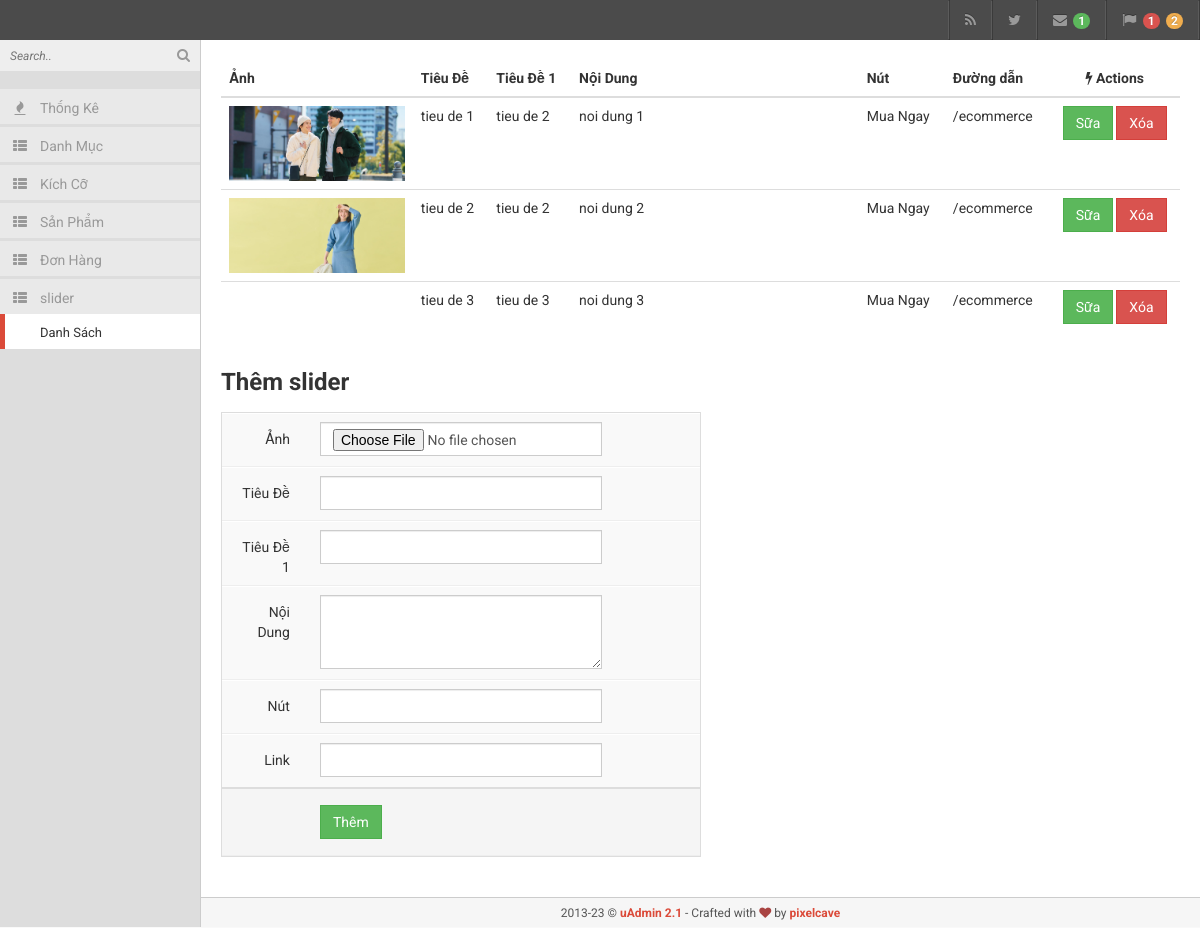
/ecommerce/admin.php?page=slider_list, run on the app's committed database.
### tables this page shows
CREATE TABLE `slider` (
  `id` int(11) NOT NULL,
  `image` varchar(255) DEFAULT NULL,
  `title` varchar(50) DEFAULT NULL,
  `title1` varchar(100) DEFAULT NULL,
  `content` varchar(255) NOT NULL,
  `button` varchar(100) DEFAULT NULL,
  `link` varchar(255) DEFAULT NULL
);

### ecommerce/business/slider.php (called while the page is built, shortened)
<?php
require_once __DIR__ . '/database.php';
class Slider extends Database
{
    public $table = "slider";
    public function init()
    {
        $sliders = $this->slider_get_all();
    }
    public function slider_get_all()
    {
        $sql = "SELECT * FROM $this->table";
        return $this->pdo_query($sql);
    }
}
$slider = new Slider();
$slider->init();

### ecommerce/business/database.php (called while the page is built, shortened)
<?php
require_once __DIR__ . "/../config.php";
class Database
{
    protected $conn;
    public function __construct()
    {
        $DATABASE_NAME = DATABASE_NAME;
        $dburl = "mysql:host=localhost;dbname=$DATABASE_NAME;charset=utf8";
        $username = DATABASE_USER_NAME;
        $password = DATABASE_PASSWORD;
        $this->conn = new PDO($dburl, $username, $password);
        $this->conn->setAttribute(PDO::ATTR_ERRMODE, PDO::ERRMODE_EXCEPTION);
    }
    public function pdo_query($sql)
    {
        $sql_args = array_slice(func_get_args(), 1);
        try {
            $stmt = $this->conn->prepare($sql);
            $stmt->execute($sql_args);
            $rows = $stmt->fetchAll(PDO::FETCH_ASSOC);
            return $rows;
        } catch (PDOException $e) {
            throw $e;
        }
    }
}

### ecommerce/admin.php (called while the page is built, shortened)
<?php
include_once "config.php";
$page = isset($_GET['page']) ? $_GET['page'] : "";
switch ($page) {
    case "slider_list":
        require_once "business/slider.php";
        $slider = new Slider();
        $slider->init();
        break;
}
include_once "admin/layout.php";

### ecommerce/config.php (called while the page is built, shortened)
<?php
$ROOT_URL = "/ecommerce";

### ecommerce/admin/view/slider/slider_list.php (the view, shortened to what this page needs)
<?php if (count($sliders) !== 0) : ?>
    <table class="table">
        <thead>
            <tr>
                <th style="width: 20%;" class="hidden-xs hidden-sm">Ảnh</th>
                <th class="hidden-xs hidden-sm">Tiêu Đề</th>
                <th class="hidden-xs hidden-sm">Tiêu Đề 1</th>
                <th style="width:30%" class="hidden-xs hidden-sm">Nội Dung</th>
                <th class="hidden-xs hidden-sm">Nút</th>
                <th class="hidden-xs hidden-sm">Đường dẫn</th>
                <th class="text-center"><i class="fa fa-bolt"></i> Actions</th>
            </tr>
        </thead>
        <tbody>
            <?php foreach ($sliders as $slider) : extract($slider); ?>
                <tr id="<?php echo $id ?>">
                    <td class="hidden-xs hidden-sm image">
                        <img style="width:100%;height:auto" src="<?php echo "$ROOT_URL/content/images/slider/$image" ?>" alt="">
                    </td>
                    <td class="title"><?php echo $title ?></td>
                    <td class="title1"><?php echo $title1 ?></td>
                    <td class="content"><?php echo $content ?></td>
                    <td class="button"><?php echo $button ?></td>
                    <td class="link"><?php echo $link ?></td>
                    <td class="text-center">
                        <div class="btn-group">
                            <button data-id="<?php echo $id ?>" data-image="<?php echo $image ?>" class="btn btn-success edit">Sữa</button>
                            <button data-id="<?php echo $id ?>" data-image="<?php echo $image ?>" class="btn btn-danger delete" style="margin-left:3px">Xóa</button>
                        </div>
                    </td>
                </tr>
            <?php endforeach; ?>
        </tbody>
    </table>
<?php else : ?>
    <h1>Không có slider !</h1>
<?php endif; ?>
<h3 style="margin-top:30px">Thêm slider</h3>
<form id="form" style="width:50%" action="#" method="post" enctype="multipart/form-data" class="form-horizontal form-box" onsubmit="return false;">
    <div class="form-box-content">
        <div class="form-group">
            <label class="control-label col-md-2">Ảnh</label>
            <div class="col-md-8">
                <input type="file" name="image" class="form-control">
            </div>
        </div>
        <div class="form-group">
            <label class="control-label col-md-2">Tiêu Đề</label>
            <div class="col-md-8">
                <input type="text" name="title" class="form-control">
            </div>
        </div>
        <div class="form-group">
            <label class="control-label col-md-2">Tiêu Đề 1</label>
            <div class="col-md-8">
                <input type="text" name="title1" class="form-control">
            </div>
        </div>
        <div class="form-group">
            <label class="control-label col-md-2">Nội Dung</label>
            <div class="col-md-8">
                <textarea name="content" class="form-control" rows="3"></textarea>
            </div>
        </div>
        <div class="form-group">
            <label class="control-label col-md-2">Nút</label>
            <div class="col-md-8">
                <input type="text" name="button" class="form-control">
            </div>
        </div>
        <div class="form-group">
            <label class="control-label col-md-2">Link</label>
            <div class="col-md-8">
                <input type="text" name="link" class="form-control">
            </div>
        </div>
        <div class="form-group form-actions">
            <div class="col-md-10 col-md-offset-2">
                <input id="add_slider_btn" type="submit" class="btn btn-success" value="Thêm">
            </div>
        </div>
    </div>
</form>

### ecommerce/admin/css/main.css (style rules this page uses)
body { background-color: #f9f9f9; color: #333; font-family: Roboto, "Helvetica Neue", Helvetica, Arial, sans-serif; }
h1, h2, h3, h4, h5, h6 { font-family: Roboto, "Helvetica Neue", Helvetica, Arial, sans-serif; font-weight: bold; line-height: 20px; }
h1, h2, h3 { line-height: 40px; }
.text-center { text-align: center !important; }
input, button, select, textarea { font-family: Roboto, "Helvetica Neue", Helvetica, Arial, sans-serif; }
.form-control { -webkit-transition: none; transition: none; }
.form-control { margin: 0 0 2px; }
.control-label { font-weight: normal; }
.form-box { border: 1px solid #ddd; margin-bottom: 20px; background-color: #f9f9f9; }
.form-box-content { padding: 0 15px; }
.form-box .form-group { margin: 0 -15px; padding: 8px 5px; border-top: 1px solid #fff; border-bottom: 1px solid #eee; }
.form-box .form-actions { padding-top: 16px; padding-bottom: 16px; margin-top: -1px; border-top: 2px solid #ddd; background-color: #f5f5f5; }
.navbar, .pager li > a, .pager li > span, .nav-tabs > li > a, .nav-pills > li > a, .label, .well, .alert, .modal-content, .progress, .popover, .thumbnail, .dropdown-menu, .table-bordered, .table-bordered th, .table-bordered td, .input-group-addon, .btn, .tooltip-inner, .form-control, .pagination > li:first-child > a, .pagination > li:first-child > span, .pagination > li:last-child > a, .pagination > li:last-child > span, .popover-title, .panel, .list-group-item:first-child, .list-group-item:last-child { -webkit-border-radius: 0 !important; -moz-border-radius: 0 !important; border-radius: 0 !important; }

### data on the page
slider: image (picture), title "tieu de 1", title1 "tieu de 2", content "noi dung 1", button "Mua Ngay", link "/ecommerce"
slider: image (picture), title "tieu de 2", title1 "tieu de 2", content "noi dung 2", button "Mua Ngay", link "/ecommerce"
slider: title "tieu de 3", title1 "tieu de 3", content "noi dung 3", button "Mua Ngay", link "/ecommerce"

### other printed values
$link['name'] "Thống Kê"
$link['name'] "Danh Mục"
$link['name'] "Kích Cỡ"
$link['name'] "Sản Phẩm"
$link['name'] "Đơn Hàng"
$link['name'] "slider"
$sub_link['name'] "Danh Sách"
$template['name'] "uAdmin"
$template['version'] "2.1"
